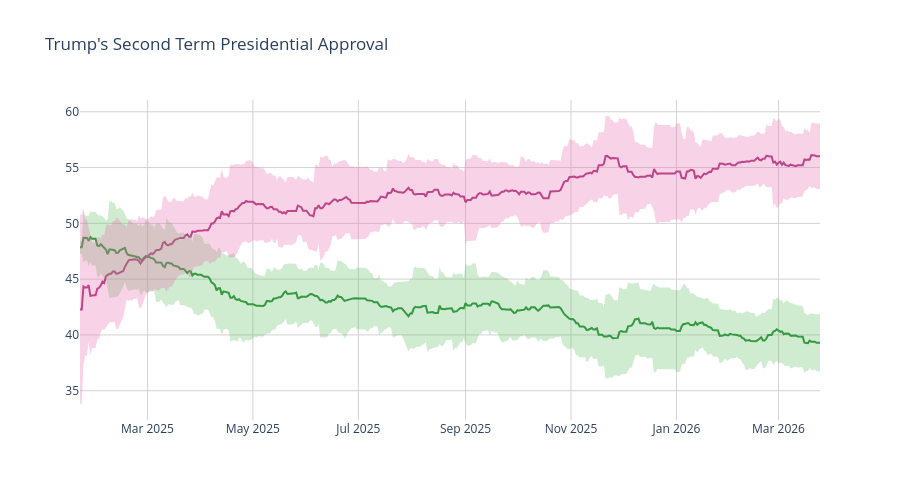

Source (notebook cell):
### Code cell
disappr_ci_hex = "#e86eaf",
appr_ci_hex = "#60be65"
disappr_ci_rgba = "rgba(232, 110, 175, 0.3)"
appr_ci_rgba = "rgba(96, 190, 101, 0.3)"
grid_col = "#d4d2d2"


# Approve
fig = go.Figure(go.Scatter(
    x=pres['end_date'],
    y=pres['approve'],
    hovertemplate="%{y:.2f}%",
    name="<b>Approve</b>",
    line=dict(color="#228833"),
    showlegend=False
))

# Disapprove
fig.add_trace(go.Scatter(
    x=pres['end_date'],
    y=pres['disapprove'],
    hovertemplate="%{y:.2f}%",
    name="<b>Disapprove</b>",
    line=dict(color="#aa3377"),
    showlegend=False
    )
)

# Approve CI
fig.add_traces([

    # Upper bound
    go.Scatter(
        x=pres['end_date'],
        y=pres['approve_upper_ci'],
        marker=dict(color=appr_ci_hex),
        line=dict(width=0),
        mode='lines',
        showlegend=False,
        hoverinfo="skip"
    ),

    # Lower bound
    go.Scatter(
        x=pres['end_date'],
        y=pres['approve_lower_ci'],
        marker=dict(color=appr_ci_hex),
        line=dict(width=0),
        mode='lines',
        fillcolor=appr_ci_rgba,
        fill="tonexty",
        showlegend=False,
        hoverinfo="skip"
    )
])

# Disapprove CI
fig.add_traces([

    # Upper bound
    go.Scatter(
        x=pres['end_date'],
        y=pres['disapprove_upper_ci'],
        marker=dict(color=disappr_ci_hex),
        line=dict(width=0),
        mode='lines',
        showlegend=False,
        hoverinfo="skip"
    ),

    # Lower bound
    go.Scatter(
        x=pres['end_date'],
        y=pres['disapprove_lower_ci'],
        marker=dict(color=disappr_ci_hex),
        line=dict(width=0),
        mode='lines',
        fillcolor=disappr_ci_rgba,
        fill="tonexty",
        showlegend=False,
        hoverinfo="skip"
    )
])

fig.update_layout(
    title=dict(text="Trump's Second Term Presidential Approval"),
    hovermode="x"
)

fig.update_xaxes(gridcolor=grid_col)
fig.update_yaxes(gridcolor=grid_col)

fig.update_layout(hovermode="x", hoverlabel_align="right", plot_bgcolor="rgba(0, 0, 0, 0)", height=500)
fig.show()

### Figure 1 — Plotly figure (JSON) as saved in the notebook; plotly's stock layout.template omitted (floating-point values rounded to 4 significant figures; data arrays with more than 128 entries replaced by an {"elided": "..."} marker saying what was removed)
{"data": [{"hovertemplate": "%{y:.2f}%", "line": {"color": "#228833"}, "name": "<b>Approve</b>", "showlegend": false, "type": "scatter", "x": {"elided": "429 str values"}, "y": {"elided": "429 float values"}}, {"hovertemplate": "%{y:.2f}%", "line": {"color": "#aa3377"}, "name": "<b>Disapprove</b>", "showlegend": false, "type": "scatter", "x": {"elided": "429 str values"}, "y": {"elided": "429 float values"}}, {"hoverinfo": "skip", "line": {"width": 0}, "marker": {"color": "#60be65"}, "mode": "lines", "showlegend": false, "type": "scatter", "x": {"elided": "429 str values"}, "y": {"elided": "429 float values"}}, {"fill": "tonexty", "fillcolor": "rgba(96, 190, 101, 0.3)", "hoverinfo": "skip", "line": {"width": 0}, "marker": {"color": "#60be65"}, "mode": "lines", "showlegend": false, "type": "scatter", "x": {"elided": "429 str values"}, "y": {"elided": "429 float values"}}, {"hoverinfo": "skip", "line": {"width": 0}, "marker": {"color": ["#e86eaf"]}, "mode": "lines", "showlegend": false, "type": "scatter", "x": {"elided": "429 str values"}, "y": {"elided": "429 float values"}}, {"fill": "tonexty", "fillcolor": "rgba(232, 110, 175, 0.3)", "hoverinfo": "skip", "line": {"width": 0}, "marker": {"color": ["#e86eaf"]}, "mode": "lines", "showlegend": false, "type": "scatter", "x": {"elided": "429 str values"}, "y": {"elided": "429 float values"}}], "layout": {"height": 500, "hoverlabel": {"align": "right"}, "hovermode": "x", "plot_bgcolor": "rgba(0, 0, 0, 0)", "title": {"text": "Trump's Second Term Presidential Approval"}, "xaxis": {"gridcolor": "#d4d2d2"}, "yaxis": {"gridcolor": "#d4d2d2"}}}
